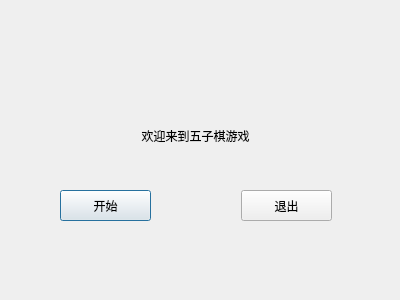
<?xml version="1.0" encoding="UTF-8"?>
<ui version="4.0">
 <class>welcome</class>
 <widget class="QDialog" name="welcome">
  <property name="geometry">
   <rect>
    <x>0</x>
    <y>0</y>
    <width>400</width>
    <height>300</height>
   </rect>
  </property>
  <property name="windowTitle">
   <string>Dialog</string>
  </property>
  <widget class="QLabel" name="label">
   <property name="geometry">
    <rect>
     <x>110</x>
     <y>110</y>
     <width>171</width>
     <height>51</height>
    </rect>
   </property>
   <property name="text">
    <string>欢迎来到五子棋游戏</string>
   </property>
   <property name="alignment">
    <set>Qt::AlignCenter</set>
   </property>
  </widget>
  <widget class="QPushButton" name="begin">
   <property name="geometry">
    <rect>
     <x>60</x>
     <y>190</y>
     <width>91</width>
     <height>31</height>
    </rect>
   </property>
   <property name="text">
    <string>开始</string>
   </property>
  </widget>
  <widget class="QPushButton" name="close">
   <property name="geometry">
    <rect>
     <x>241</x>
     <y>190</y>
     <width>91</width>
     <height>31</height>
    </rect>
   </property>
   <property name="text">
    <string>退出</string>
   </property>
  </widget>
 </widget>
 <resources/>
 <connections>
  <connection>
   <sender>begin</sender>
   <signal>clicked()</signal>
   <receiver>welcome</receiver>
   <slot>accept()</slot>
   <hints>
    <hint type="sourcelabel">
     <x>65</x>
     <y>207</y>
    </hint>
    <hint type="destinationlabel">
     <x>58</x>
     <y>89</y>
    </hint>
   </hints>
  </connection>
  <connection>
   <sender>close</sender>
   <signal>clicked()</signal>
   <receiver>welcome</receiver>
   <slot>reject()</slot>
   <hints>
    <hint type="sourcelabel">
     <x>277</x>
     <y>216</y>
    </hint>
    <hint type="destinationlabel">
     <x>284</x>
     <y>124</y>
    </hint>
   </hints>
  </connection>
 </connections>
</ui>
